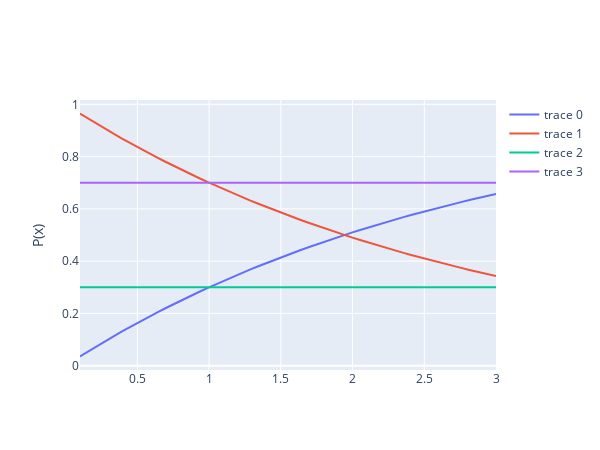

Here is the notebook cell this chart was saved with:
### Code cell
import numpy as np
from plotly import express as px,  graph_objects as go
import pandas as pd
# from matplotlib import style; style.use('seaborn-poster')
x = np.linspace(.1, 3)
y = lambda x, gamma : 1 -(1 - gamma)**x


e = lambda x, y, gamma, mu: (1 - x) * y * gamma + mu * x
E = lambda sit, sitt, x, gamma, mu :\
(sit - 1) * ((2*sitt - 1) * y(x, gamma) - sitt) +\
            sit * (-2 * sitt * mu + sitt + mu)
gamma = .3# staying healthy
mu    = .3
# e1 = e(1, x, eta, mu) #* np.log((1-gamma)**-x -1)
# e2 = e(0, x, eta, mu) #* np.log((1-gamma)**-x -1)

h1 = E(0, 0, x, gamma, mu)
h2 = E(0, 1, x, gamma, mu)
h3 = E(1, 0, x, gamma, mu)
h4 = E(1, 1, x, gamma, mu)
# ff =np.exp(np.log(ee1))
# f  = 1 - np.exp(np.log(ee2))
g = y(x, gamma)

tmp = np.ones(len(x)) * mu

data = [h1,h2, h3, h4]
fig = go.Figure()
for yi in data:
    fig.add_trace(go.Line(x = x, y = yi))
    
fig.update_layout(\
#                  title = f"$\gamma = {gamma}, \mu = {mu}$",\
                   yaxis_title = 'P(x)',\
                   width = 600,\
                   autosize = False,\
#                  yaxis_type = 'log',\
                 )
fig.show()

print(h1, h2)
